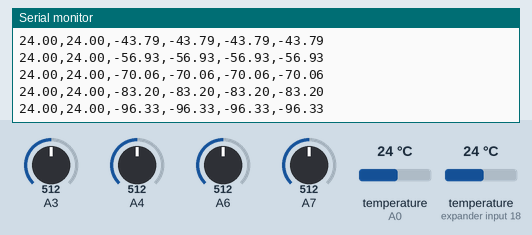
Recording of a sketch running on a simulated Arduino Nano, built with avr-gcc and run on an emulated ATmega328P. Shown: the last lines printed to the serial monitor. Inputs (shaded band) come from the test bench; at power-on: A3 = 512, A4 = 512, A6 = 512, A7 = 512, temperature (sensors on A0, expander input 18) 24 °C.

Above: at 7.5 s.
7.6 s: A3 set to 260
At 8.7 s:
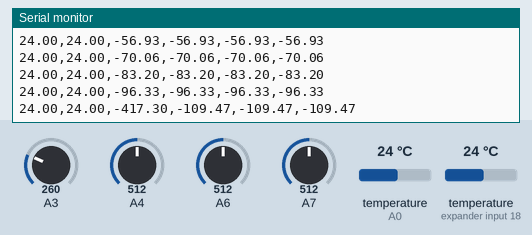
11.5 s: A3 set to 234
At 12.2 s:
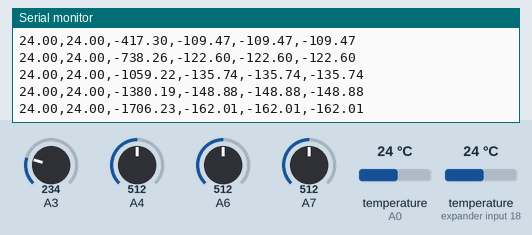
Timing chart, 0 to 14.0 s (numbered marks = the images above; inputs shaded):
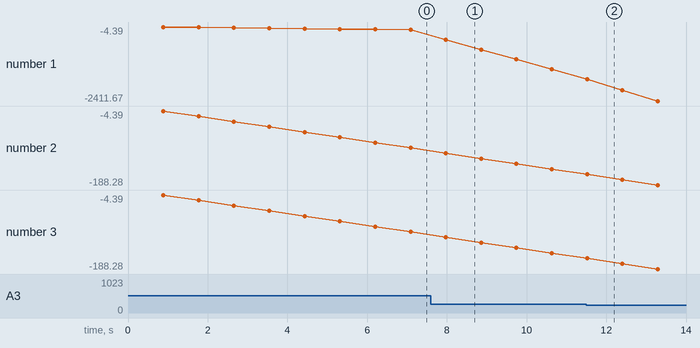

Measured:
- after the input at 7.6 s, the serial monitor: prints a new line after 0.37 s (image 1)
- after the input at 11.5 s, the serial monitor: prints a new line at once (image 2)
- plotted number 1: -96.33 → -1380.19 after the input at 7.6 s, -1380.19 → -2411.67 after the input at 11.5 s

The sketch:

Hyperloop_Temp_Sensors_Using_I2C.ino
```cpp
#include <OneWire.h>
#include <DallasTemperature.h>
#define ONE_WIRE_BUS A0
OneWire oneWire(ONE_WIRE_BUS);
DallasTemperature sensors(&oneWire);
float r = 0.005; //wire dia in m
const float Mu = 0.000001257;
float a0;
float a1;
float a2;
float a3;
float v0;
float v1;
float v2;
float v3;
float g0;
float g1;
float g2;
float g3;
float c0;
float c1;
float c2;
float c3;
float ave0;
float ave1;
float ave2;
float ave3;
float cout0;
float cout1;
float cout2;
float cout3;
void setup() {
    Serial.begin(9600);
    pinMode(A3, INPUT);
    pinMode(A4, INPUT);
    pinMode(A6, INPUT);
    pinMode(A7, INPUT);
    int deviceCount = sensors.getDeviceCount();
}
void loop() {
    sensors.requestTemperatures();
    float t1 = sensors.getTempCByIndex(0);
    float t2 = sensors.getTempCByIndex(1);
    for (int i = 0; i < 100; i++) {
        a0 = analogRead(A3);
        a1 = analogRead(A4);
        a2 = analogRead(A6);
        a3 = analogRead(A7);
        v0 = (a0 * 5 / 1023);
        v1 = (a1 * 5 / 1023);
        v2 = (a2 * 5 / 1023);
        v3 = (a3 * 5 / 1023);
        g0 = ((v0 - 2.5) * (200) - 11);
        g1 = ((v1 - 2.5) * (200) - 11);
        g2 = ((v2 - 2.5) * (200) - 11);
        g3 = ((v3 - 2.5) * (200) - 11);
        c0 = ((g0 / 10000) * 2 * PI * r) / Mu;
        c1 = ((g1 / 10000) * 2 * PI * r) / Mu;
        c2 = ((g2 / 10000) * 2 * PI * r) / Mu;
        c3 = ((g3 / 10000) * 2 * PI * r) / Mu;
        ave0 = ave0 + c0;
        ave1 = ave1 + c1;
        ave2 = ave2 + c2;
        ave3 = ave3 + c3;
    }
    cout0 = ave0 / 200 + 8.75;
    cout1 = ave1 / 200 + 8.75;
    cout2 = ave2 / 200 + 8.75;
    cout3 = ave3 / 200 + 8.75;
    Serial.println((String)t1 + "," + (String)t2 + "," + (String)cout0 + "," + (String)cout1 + "," + (String)cout2 + "," + (String)cout3);

    String string_t1 = String(t1,2);
    String string_t2 = String(t2,2);
    String string_cout0 = String(cout0,2);
    String string_cout1 = String(cout1,2);
    String string_cout2 = String(cout2,2);
    String string_cout3 = String(cout3,2);


    String to_I2C = "[" + string_t1 + "," + string_t2 + "," + string_cout0 + "," + string_cout1 + "," + string_cout2 + "," + string_cout3 + "]";
    //FOR DEBUG
    //System.out.println(to_I2C);


}
```

Current_Temp_Final.c
```cpp
#include <OneWire.h>
#include <DallasTemperature.h>
#define ONE_WIRE_BUS A0
OneWire oneWire(ONE_WIRE_BUS);
DallasTemperature sensors(&oneWire);
float r = 0.005; //wire dia in m
const float Mu = 0.000001257;
float a0;
float a1;
float a2;
float a3;
float v0;
float v1;
float v2;
float v3;
float g0;
float g1;
float g2;
float g3;
float c0;
float c1;
float c2;
float c3;
float ave0;
float ave1;
float ave2;
float ave3;
float cout0;
float cout1;
float cout2;
float cout3;
void setup() {
    Serial.begin(9600);
    pinMode(A3, INPUT);
    pinMode(A4, INPUT);
    pinMode(A6, INPUT);
    pinMode(A7, INPUT);
    int deviceCount = sensors.getDeviceCount();
}
void loop() {
    sensors.requestTemperatures();
    float t1 = sensors.getTempCByIndex(0);
    float t2 = sensors.getTempCByIndex(1);
    for (int i = 0; i < 100; i++) {
        a0 = analogRead(A3);
        a1 = analogRead(A4);
        a2 = analogRead(A6);
        a3 = analogRead(A7);
        v0 = (a0 * 5 / 1023);
        v1 = (a1 * 5 / 1023);
        v2 = (a2 * 5 / 1023);
        v3 = (a3 * 5 / 1023);
        g0 = ((v0 - 2.5) * (200) - 11);
        g1 = ((v1 - 2.5) * (200) - 11);
        g2 = ((v2 - 2.5) * (200) - 11);
        g3 = ((v3 - 2.5) * (200) - 11);
        c0 = ((g0 / 10000) * 2 * PI * r) / Mu;
        c1 = ((g1 / 10000) * 2 * PI * r) / Mu;
        c2 = ((g2 / 10000) * 2 * PI * r) / Mu;
        c3 = ((g3 / 10000) * 2 * PI * r) / Mu;
        ave0 = ave0 + c0;
        ave1 = ave1 + c1;
        ave2 = ave2 + c2;
        ave3 = ave3 + c3;
    }
    cout0 = ave0 / 200 + 8.75;
    cout1 = ave1 / 200 + 8.75;
    cout2 = ave2 / 200 + 8.75;
    cout3 = ave3 / 200 + 8.75;
    Serial.println((String)t1 + "," + (String)t2 + "," + (String)cout0 + "," + (String)cout1 + "," + (String)cout2 + "," + (String)cout3);
}
```

Odometry_Final.c
```cpp
#define hall_pin1    A0
#define hall_pin2    A1

float diameter = 0.07; // meters
float circ = PI*diameter;
int rots1,rots2 = 0;
float d1,d2 = 0;
float v1,v2 = 0;
unsigned long timer1prev,timer2prev = 0;
bool prev1,prev2 = true;

void setup() {
  Serial.begin(2000000);
  pinMode(hall_pin1, INPUT);
  pinMode(hall_pin2, INPUT);
}

void loop() {

  while (true) {
    bool cur1 = digitalRead(hall_pin1);
    bool cur2 = digitalRead(hall_pin2);

    if (prev1 and !cur1){
      unsigned long now = micros();
      unsigned long int1 = now - timer1prev;
      timer1prev = now;
      d1 += circ;
      rots1++;
      v1 = circ/((float)int1/1000000.0);
      }

    if (prev2 and !cur2){
      unsigned long now = micros();
      unsigned long int2 = now - timer2prev;
      timer2prev = now;
      d2 += circ;
      rots2++;
      v2 = circ/((float)int2/1000000.0);
      }

    prev1 = cur1;
    prev2 = cur2;

    Serial.print("["+(String)d1+", "+(String)d2+", "+(String)v1+", "+(String)v2+"]");
  }
}
```

Odometry_Test.c
```cpp

```
